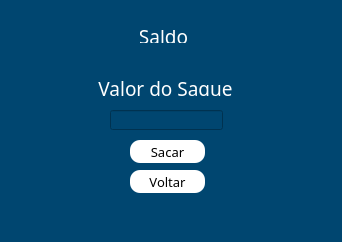
<?xml version="1.0" encoding="UTF-8"?>
<ui version="4.0">
 <class>Saque</class>
 <widget class="QWidget" name="Saque">
  <property name="geometry">
   <rect>
    <x>0</x>
    <y>0</y>
    <width>342</width>
    <height>242</height>
   </rect>
  </property>
  <property name="windowTitle">
   <string>Form</string>
  </property>
  <property name="styleSheet">
   <string notr="true">background-color: rgb(0, 70, 112);</string>
  </property>
  <widget class="QPushButton" name="sacar_Button">
   <property name="geometry">
    <rect>
     <x>130</x>
     <y>140</y>
     <width>75</width>
     <height>23</height>
    </rect>
   </property>
   <property name="font">
    <font>
     <family>Berlin Sans FB</family>
     <pointsize>10</pointsize>
    </font>
   </property>
   <property name="cursor">
    <cursorShape>PointingHandCursor</cursorShape>
   </property>
   <property name="styleSheet">
    <string notr="true">QPushButton{

	color: rgb(0, 0, 0);
	background-color: rgb(255, 255, 255);
	border-radius:10px

}

QPushButton:hover{

	color: rgb(255, 255, 255);
	background-color: rgb(0, 0, 0);
}</string>
   </property>
   <property name="text">
    <string>Sacar</string>
   </property>
  </widget>
  <widget class="QLabel" name="label">
   <property name="geometry">
    <rect>
     <x>140</x>
     <y>30</y>
     <width>47</width>
     <height>13</height>
    </rect>
   </property>
   <property name="font">
    <font>
     <family>Berlin Sans FB</family>
     <pointsize>14</pointsize>
    </font>
   </property>
   <property name="styleSheet">
    <string notr="true">color: rgb(255, 255, 255);</string>
   </property>
   <property name="text">
    <string>Saldo</string>
   </property>
   <property name="alignment">
    <set>Qt::AlignCenter</set>
   </property>
  </widget>
  <widget class="QLabel" name="label_2">
   <property name="geometry">
    <rect>
     <x>90</x>
     <y>80</y>
     <width>151</width>
     <height>16</height>
    </rect>
   </property>
   <property name="font">
    <font>
     <family>Berlin Sans FB</family>
     <pointsize>14</pointsize>
    </font>
   </property>
   <property name="styleSheet">
    <string notr="true">color: rgb(255, 255, 255);</string>
   </property>
   <property name="text">
    <string>Valor do Saque</string>
   </property>
   <property name="alignment">
    <set>Qt::AlignCenter</set>
   </property>
  </widget>
  <widget class="QLineEdit" name="saldo_lineEdit">
   <property name="enabled">
    <bool>false</bool>
   </property>
   <property name="geometry">
    <rect>
     <x>140</x>
     <y>50</y>
     <width>51</width>
     <height>20</height>
    </rect>
   </property>
   <property name="font">
    <font>
     <family>Berlin Sans FB</family>
     <pointsize>10</pointsize>
    </font>
   </property>
   <property name="styleSheet">
    <string notr="true">color: rgb(255, 255, 255);</string>
   </property>
   <property name="text">
    <string/>
   </property>
   <property name="frame">
    <bool>false</bool>
   </property>
   <property name="alignment">
    <set>Qt::AlignLeading|Qt::AlignLeft|Qt::AlignVCenter</set>
   </property>
  </widget>
  <widget class="QLineEdit" name="valor_lineEdit">
   <property name="geometry">
    <rect>
     <x>110</x>
     <y>110</y>
     <width>113</width>
     <height>20</height>
    </rect>
   </property>
   <property name="font">
    <font>
     <family>Berlin Sans FB</family>
     <pointsize>10</pointsize>
    </font>
   </property>
   <property name="styleSheet">
    <string notr="true">color: rgb(255, 255, 255);</string>
   </property>
   <property name="alignment">
    <set>Qt::AlignCenter</set>
   </property>
  </widget>
  <widget class="QPushButton" name="voltar_Button">
   <property name="geometry">
    <rect>
     <x>130</x>
     <y>170</y>
     <width>75</width>
     <height>23</height>
    </rect>
   </property>
   <property name="font">
    <font>
     <family>Berlin Sans FB</family>
     <pointsize>10</pointsize>
    </font>
   </property>
   <property name="cursor">
    <cursorShape>PointingHandCursor</cursorShape>
   </property>
   <property name="styleSheet">
    <string notr="true">QPushButton{

	color: rgb(0, 0, 0);
	background-color: rgb(255, 255, 255);
	border-radius:10px

}

QPushButton:hover{

	color: rgb(255, 255, 255);
	background-color: rgb(0, 0, 0);
}</string>
   </property>
   <property name="text">
    <string>Voltar</string>
   </property>
  </widget>
 </widget>
 <resources/>
 <connections/>
</ui>
